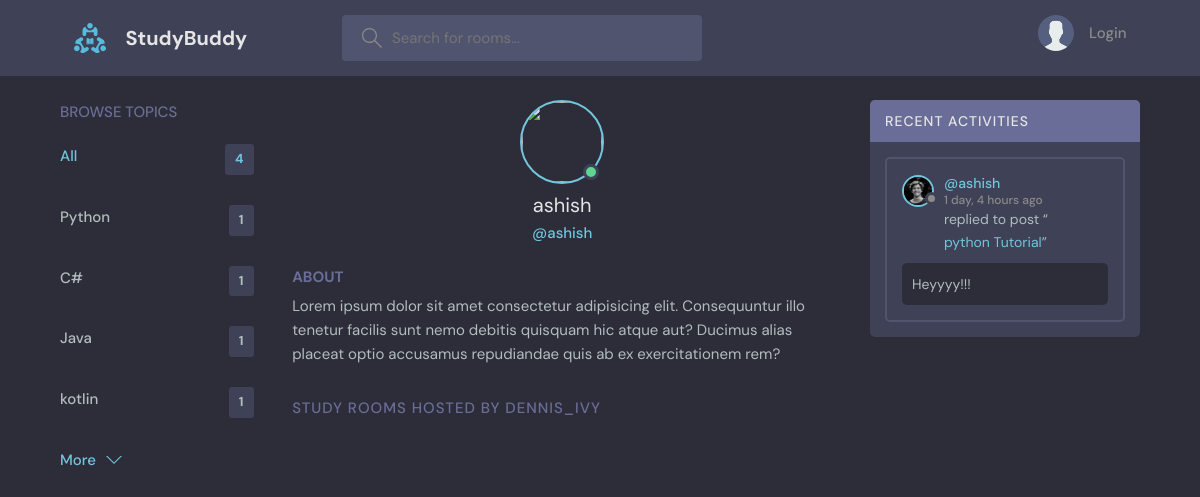
The page /profile/4/ on the database its author committed.
### base/models.py (models this page shows, shortened)
class Topic(models.Model):
	name = models.CharField(max_length=200)

class User(AbstractUser):
	name = models.CharField(max_length=200, null=True)
	email = models.EmailField(unique=True, null=True)
	bio = models.TextField(null=True, blank=True)
	avatar= models.ImageField(null=True, default="avatar.svg")
	USERNAME_FIELD = 'username'
	REQUIRED_FIELDS = []

class Message(models.Model):
	user = models.ForeignKey(User, on_delete=models.CASCADE)
	room = models.ForeignKey(Room, on_delete=models.CASCADE)
	body = models.TextField()
	updated = models.DateTimeField(auto_now=True)
	created = models.DateTimeField(auto_now_add=True)
	class Meta:
		ordering = ['-updated', '-created']

class Room(models.Model):
	host = models.ForeignKey(User, on_delete=models.SET_NULL, null=True)
	topic = models.ForeignKey(Topic, on_delete=models.SET_NULL, null=True)
	name = models.CharField(max_length= 200)
	description = models.TextField(null=True, blank=True)
	participants = models.ManyToManyField(User, related_name='participants', blank=True)
	updated = models.DateTimeField(auto_now=True)
	created = models.DateTimeField(auto_now_add=True)
	class Meta:
		ordering = ['-updated', '-created']
	def __str__(self):
		return self.name

### base/views.py (the view)
# urls.py: path('profile/<str:pk>/', views.userProfile, name='user-profile'),
def userProfile(request, pk):
    user = User.objects.get(id=pk)
    room = user.room_set.all()
    room_messages = user.message_set.all()
    topics = Topic.objects.all()
    context = {'user':user, 'room':room, 'room_messages':room_messages, 'topics':topics}
    return render(request,'base/profile.html', context)

### base/templates/base/profile.html (shortened to what this page needs)
{% extends 'main.html' %}
{% block content %}
  <main class="profile-page layout layout--3">
    <div class="container">
          {% include 'base/topics_components.html' %}
      <div class="roomList">
        <div class="profile">
          <div class="profile__avatar">
            <div class="avatar avatar--large active">
              <img src="{{ request.user.avatar.url }}" />
            </div>
          </div>
          <div class="profile__info">
            <h3>{{ user.username }}</h3>
            <p>@{{ user.username }}</p>
          </div>
          <div class="profile__about">
            <h3>About</h3>
            <p>
              Lorem ipsum dolor sit amet consectetur adipisicing elit. Consequuntur illo tenetur
              facilis sunt nemo debitis quisquam hic atque aut? Ducimus alias placeat optio
              accusamus repudiandae quis ab ex exercitationem rem?
            </p>
          </div>
        </div>
        <div class="roomList__header">
          <div>
            <h2>Study Rooms Hosted by dennis_ivy</a>
            </h2>
          </div>
        </div>
      </div>
        {% include 'base/activity_components.html' %}
    </div>
  </main>
{% endblock content %}

### base/templates/base/topics_components.html
        <div class="topics">
          <div class="topics__header">
            <h2>Browse Topics</h2>
          </div>
          <ul class="topics__list">
            <li>
              <a href="{% url 'home' %}" class="active">All <span>{{ topics.count }}</span></a>
            </li>
            {% for topic in topics %}
            <li>
              <a href="{% url 'home' %}?q={{ topic.name }}">{{ topic.name }}<span>{{topic.room_set.all.count}}</span></a>
            </li>
			{% endfor %}
          </ul>
          <a class="btn btn--link" href="{% url 'topics' %}">
            More
            <svg version="1.1" xmlns="http://www.w3.org/2000/svg" width="32" height="32" viewBox="0 0 32 32">
              <title>chevron-down</title>
              <path d="M16 21l-13-13h-3l16 16 16-16h-3l-13 13z"></path>
            </svg>
          </a>
        </div>

### base/templates/base/activity_components.html (shortened to what this page needs)
        <div class="activities">
          <div class="activities__header">
            <h2>Recent Activities</h2>
          </div>
          {% for message in room_messages %}
          <div class="activities__box">
            <div class="activities__boxHeader roomListRoom__header">
              <a href="{% url 'user-profile' message.user.id %}" class="roomListRoom__author">
                <div class="avatar avatar--small">
                  <img src="{{ message.user.avatar.url }}" />
                </div>
                <p>
                  @{{ message.user.name }}
                  <span>{{ message.created | timesince }} ago</span>
                </p>
              </a>
            </div>
            <div class="activities__boxContent">
              <p>replied to post “<a href="{% url 'rooms' message.room.id %}">{{ message.room }}</a>”</p>
              <div class="activities__boxRoomContent">
              	{{ message.body }}
              </div>
            </div>
          </div>
          {% endfor %}
        </div>

### rows shown on the page
Topic: name "Python", room_set.all.count "1"
Topic: name "C#", room_set.all.count "1"
Topic: name "Java", room_set.all.count "1"
Topic: name "kotlin", room_set.all.count "1"
User: username "ashish"
Message: user.avatar (picture), user.name "ashish", created "1 day, 4 hours", room "python Tutorial", body "Heyyyy!!!"

### other values the page prints
{{ topics.count }} "4"
